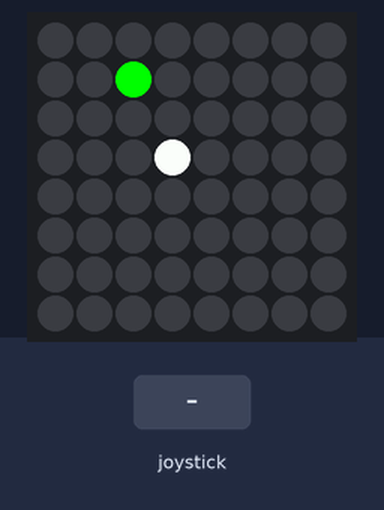
A program run on a simulated Raspberry Pi (BCM pin numbers) with a Sense HAT. Parts: the Sense HAT's 8×8 RGB LED matrix. The inputs (shaded band) are chosen by the test bench. Random numbers come from a fixed seed; the 64×8 strip is a reading aid, not a part: it shows the text the matrix is scrolling, unrolled, one strip-width of it at a time.

Above: at 1.2 s.
1.3 s: joystick clicked
At 1.55 s:
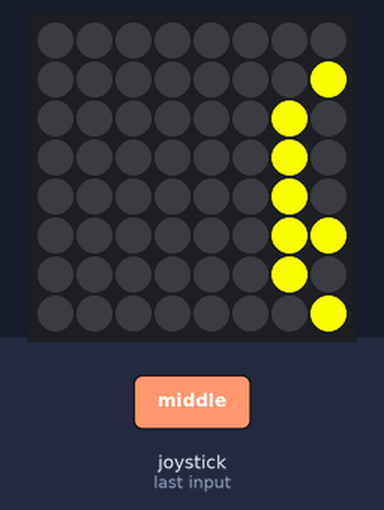
At 2.95 s:
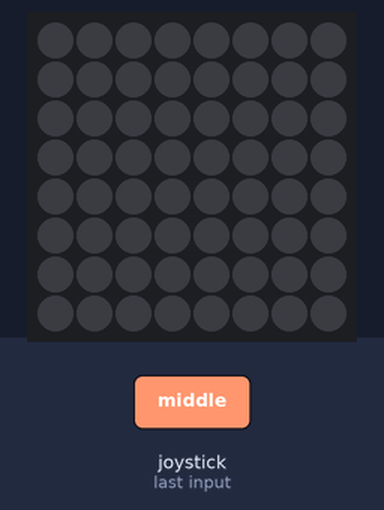
3.1 s: joystick clicked
At 3.25 s:
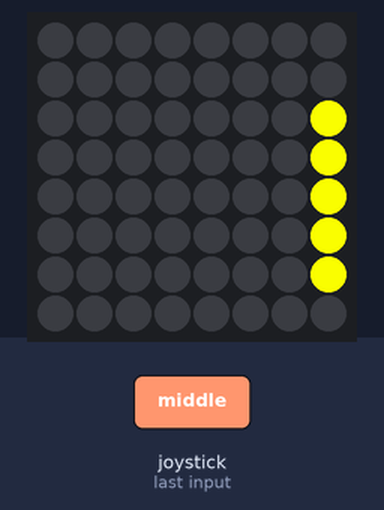
Timing chart, 0 to 6.1 s (numbered marks = the images above; inputs shaded):
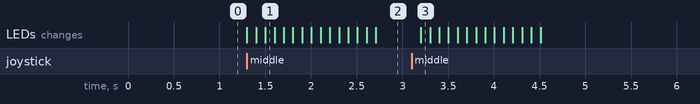

The program:

sensehat_game.py
```python
from sense_emu import SenseHat
import random, time

sense = SenseHat()
sense.clear()

px, py = 3, 3
tx, ty = random.randint(0, 7), random.randint(0, 7)
score = 0

def draw():
    sense.clear()
    sense.set_pixel(tx, ty, [0, 255, 0])
    sense.set_pixel(px, py, [255, 255, 255])
draw()

while True:
    for event in sense.stick.get_events():
        if event.action == 'pressed':
            if event.direction == 'up' and py > 0:
                py -= 1
            elif event.direction == 'down' and py > 7:
                py += 1
            elif event.direction == 'left' and px > 0:
                py -= 1
            elif event.direction == 'right' and px > 7:
                py += 1
            elif event.direction == 'middle':
                sense.show_message(str(score), text_colour=[255, 255, 0])
            if px == tx and py == ty:
                score += 1
                print(f'Ghi ban! Diem: {score}')
                sense.clear([255, 255, 0])
                time.sleep(0.3)
                tx = random.randint(0, 7)
                ty = random.randint(0, 7)
```

Measured:
- after the input at 1.3 s, the LEDs: first change at once (image 1 shows a later state)
- after the input at 3.1 s, the LEDs: change after 0.10 s (image 3)
